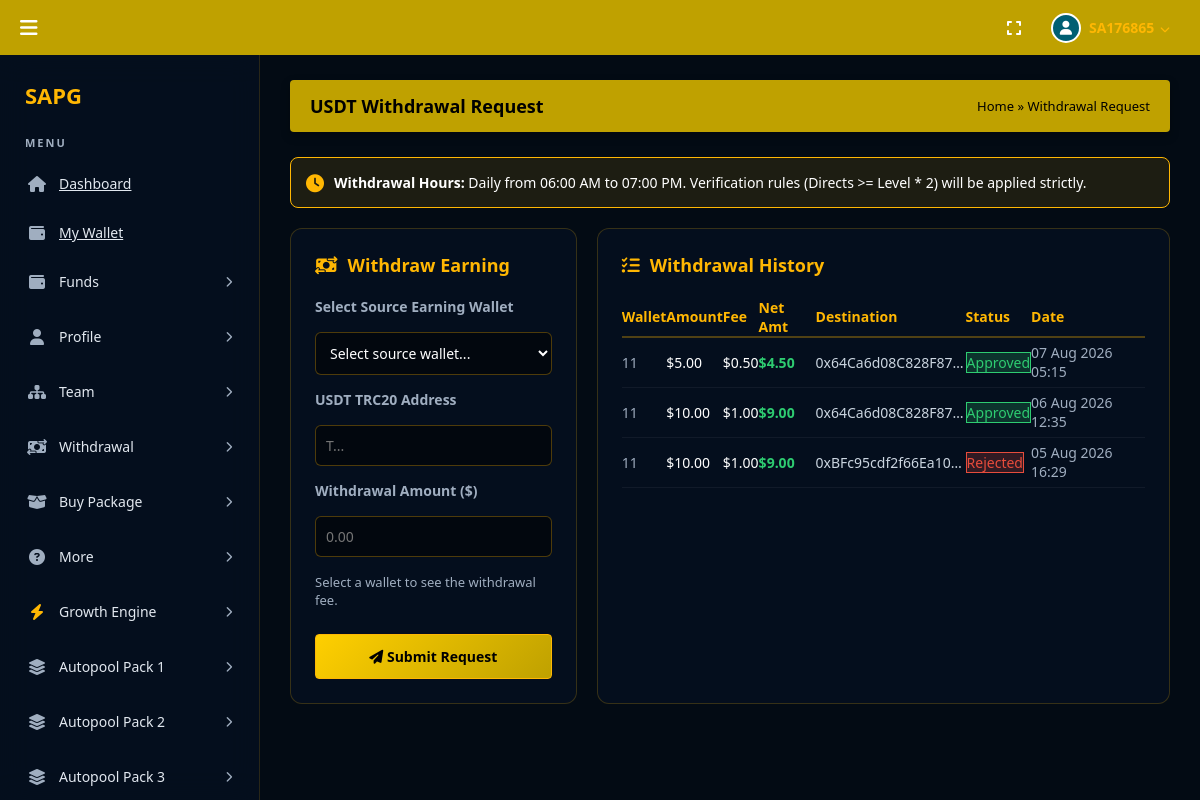
/UserPanel/newWithdrawal.php (signed in), run on the app's committed database.
### tables this page shows
CREATE TABLE `withdrawal_requests` (
  `id` int(11) NOT NULL AUTO_INCREMENT,
  `user_id` varchar(8) NOT NULL,
  `amount` decimal(15,2) NOT NULL,
  `wallet_type` varchar(20) NOT NULL COMMENT 'Which earning wallet this is from',
  `fee_amount` decimal(15,2) DEFAULT 0.00,
  `net_amount` decimal(15,2) DEFAULT 0.00 COMMENT 'Amount after fee deduction',
  `destination_address` varchar(255) NOT NULL COMMENT 'External USDT wallet address',
  `status` enum('Pending','Approved','Rejected') DEFAULT 'Pending',
  `admin_remarks` text DEFAULT NULL,
  `created_at` timestamp NOT NULL DEFAULT current_timestamp(),
  `updated_at` timestamp NOT NULL DEFAULT current_timestamp() ON UPDATE current_timestamp(),
  PRIMARY KEY (`id`),
  KEY `idx_user` (`user_id`),
  KEY `idx_status` (`status`)
);

### UserPanel/newWithdrawal.php (the view, shortened to what this page needs)
<?php
require_once '../libs/auth.php';
$user_id = $_SESSION['user_id'];
$stmtWr = $pdo->prepare("SELECT * FROM withdrawal_requests WHERE user_id = ? ORDER BY id DESC LIMIT 10");
$stmtWr->execute([$user_id]);
$requests = $stmtWr->fetchAll(PDO::FETCH_ASSOC);
include '../includes/header.php';
?>
<div id="newWithdrawalSection" class="content-section active-view">
    <div class="profile-header-bar">
        <div class="profile-header-title">USDT Withdrawal Request</div>
        <div class="profile-breadcrumb">
            <a href="index.php">Home</a> &raquo;
            Withdrawal Request
        </div>
    </div>
    <div style="background: rgba(255, 183, 3, 0.1); border: 1px solid #ffb703; border-radius: 8px; padding: 15px; margin-top: 20px; font-size: 14px; color:#fff; display: flex; align-items: center; gap: 10px;">
        <i class="fa-solid fa-clock" style="color: #ffb703; font-size: 18px;"></i>
        <span><strong>Withdrawal Hours:</strong> Daily from 06:00 AM to 07:00 PM. Verification rules (Directs &gt;= Level * 2) will be applied strictly.</span>
    </div>
    <div class="withdrawal-section-row">
        <div class="form-card">
            <div class="card-header-title"><i class="fa-solid fa-money-bill-transfer"></i> Withdraw Earning</div>
            <form id="withdrawalForm">
                <div class="form-group" style="margin-bottom:15px;">
                    <label style="display:block; margin-bottom:8px; font-size:14px; color:#a0aec0;">Select Source Earning Wallet</label>
                    <select name="source_wallet" id="source_wallet" class="form-control" style="width:100%; background:rgba(0,0,0,0.5); border:1px solid rgba(255,183,3,0.3); color:#fff; padding:10px; border-radius:6px; outline:none;" required>
                        <option value="">Select source wallet...</option>
                    </select>
                </div>
                <div class="form-group" style="margin-bottom:15px;">
                    <label style="display:block; margin-bottom:8px; font-size:14px; color:#a0aec0;">USDT TRC20 Address</label>
                    <input type="text" name="destination_address" id="destination_address" class="form-control" style="width:100%; background:rgba(0,0,0,0.5); border:1px solid rgba(255,183,3,0.3); color:#fff; padding:10px; border-radius:6px; outline:none;" required placeholder="T...">
                </div>
                <div class="form-group" style="margin-bottom:15px;">
                    <label style="display:block; margin-bottom:8px; font-size:14px; color:#a0aec0;">Withdrawal Amount ($)</label>
                    <input type="number" name="amount" id="withdrawal_amount" step="0.01" min="1" class="form-control" style="width:100%; background:rgba(0,0,0,0.5); border:1px solid rgba(255,183,3,0.3); color:#fff; padding:10px; border-radius:6px; outline:none;" required placeholder="0.00">
                    <div class="fee-note" id="feeNote">Select a wallet to see the withdrawal fee.</div>
                </div>
                <button type="submit" class="btn-submit-gold" style="width:100%; padding:12px; font-weight:bold; margin-top:10px;"><i class="fa-solid fa-paper-plane"></i> Submit Request</button>
            </form>
        </div>
        <div class="table-card">
            <div class="card-header-title"><i class="fa-solid fa-list-check"></i> Withdrawal History</div>
            <div style="overflow-x:auto;">
                <table style="width:100%; border-collapse:collapse; text-align:left; font-size:14px;">
                    <thead>
                        <tr style="border-bottom: 2px solid rgba(255,183,3,0.3); color:#ffb703; height:40px;">
                            <th>Wallet</th>
                            <th>Amount</th>
                            <th>Fee</th>
                            <th>Net Amt</th>
                            <th>Destination</th>
                            <th>Status</th>
                            <th>Date</th>
                        </tr>
                    </thead>
                    <tbody>
                        <?php if (empty($requests)): ?>
                            <tr style="height:50px; border-bottom: 1px solid rgba(255,255,255,0.05); color:#a0aec0;">
                                <td colspan="7" style="text-align:center;">No withdrawal requests placed yet.</td>
                            </tr>
                        <?php else: ?>
                            <?php foreach ($requests as $req):
                                $statusBadge = 'badge-pending';
                                if ($req['status'] === 'Approved') $statusBadge = 'badge-approved';
                                if ($req['status'] === 'Rejected') $statusBadge = 'badge-rejected';
                            ?>
                                <tr style="height:50px; border-bottom: 1px solid rgba(255,255,255,0.05);">
                                    <td style="color:#a0aec0; text-transform:capitalize;"><?php echo str_replace('_', ' ', htmlspecialchars(str_replace('earnings_', '', str_replace('_wallet', '', $req['wallet_type'])))); ?></td>
                                    <td>$<?php echo number_format($req['amount'], 2); ?></td>
                                    <td>$<?php echo number_format($req['fee_amount'], 2); ?></td>
                                    <td style="font-weight:600; color:#2ecc71;">$<?php echo number_format($req['net_amount'], 2); ?></td>
                                    <td style="color:#cbd5e0; max-width: 150px; overflow: hidden; text-overflow: ellipsis; white-space: nowrap;" title="<?php echo htmlspecialchars($req['destination_address']); ?>"><?php echo htmlspecialchars($req['destination_address']); ?></td>
                                    <td><span class="badge <?php echo $statusBadge; ?>"><?php echo htmlspecialchars($req['status']); ?></span></td>
                                    <td style="color:#a0aec0;"><?php echo date('d M Y H:i', strtotime($req['created_at'])); ?></td>
                                </tr>
                            <?php endforeach; ?>
                        <?php endif; ?>
                    </tbody>
                </table>
            </div>
        </div>
    </div>
</div>
<?php include '../includes/footer.php'; ?>

### includes/header.php (style rules this page uses)
* { margin: 0; padding: 0; box-sizing: border-box; font-family: 'Segoe UI', Tahoma, Geneva, Verdana, sans-serif; }
body { overflow: hidden; background-color: #030b14; color: #fff; display: flex; flex-direction: column; height: 100vh; height: 100dvh; width: 100vw; }
.profile-header-bar { background: #bfa100; padding: 14px 20px; border-radius: 4px; display: flex; justify-content: space-between; align-items: center; margin-bottom: 25px; box-shadow: 0 4px 10px rgba(0, 0, 0, 0.3); }
.profile-header-title { color: #000; font-size: 18px; font-weight: bold; }
.profile-breadcrumb { font-size: 13px; color: #000; font-weight: 500; }
.profile-breadcrumb a { color: #000; text-decoration: none; }
.content-section { display: none; }
.content-section.active-view { display: block; }
.form-group { margin-bottom: 20px; display: flex; flex-direction: column; gap: 8px; }
.form-group label { font-size: 13px; color: #fff; font-weight: 600; }
.form-control { width: 100%; padding: 12px 15px; border: none; border-radius: 4px; background: #fff; color: #000; font-size: 14px; outline: none; }
.btn-submit-gold { background: linear-gradient(135deg, #ffcf00 0%, #bfa100 100%); border: 1px solid #ffb703; color: #000; padding: 10px 24px; font-size: 14px; font-weight: bold; border-radius: 4px; cursor: pointer; transition: transform 0.2s; }

### UserPanel/newWithdrawal.php (style rules this page uses)
.withdrawal-section-row { display: grid; grid-template-columns: 1fr 2fr; gap: 20px; margin-top: 20px; }
.form-card, .table-card { background: rgba(6, 17, 33, 0.75); border: 1px solid rgba(255, 183, 3, 0.2); border-radius: 12px; padding: 24px; }
.card-header-title { font-size: 18px; font-weight: bold; color: #ffb703; margin-bottom: 20px; display: flex; align-items: center; gap: 10px; }
.fee-note { font-size: 13px; color: #a0aec0; margin-top: 8px; }
.badge-approved { background: rgba(46, 204, 113, 0.2); color: #2ecc71; border: 1px solid #2ecc71; }
.badge-rejected { background: rgba(231, 76, 60, 0.2); color: #e74c3c; border: 1px solid #e74c3c; }

### data on the page
withdrawal_requests: wallet_type "11", amount "5.00", fee_amount "0.50", net_amount "4.50", destination_address "0x64Ca6d08C828F87…", status "Approved", created_at "07 Aug 2026 05:15"
withdrawal_requests: wallet_type "11", amount "10.00", fee_amount "1.00", net_amount "9.00", destination_address "0x64Ca6d08C828F87…", status "Approved", created_at "06 Aug 2026 12:35"
withdrawal_requests: wallet_type "11", amount "10.00", fee_amount "1.00", net_amount "9.00", destination_address "0xBFc95cdf2f66Ea10…", status "Rejected", created_at "05 Aug 2026 16:29"

### other printed values
$_SESSION['user_id'] "SA176865"
$env['SITE_NAME'] "SAPG"
